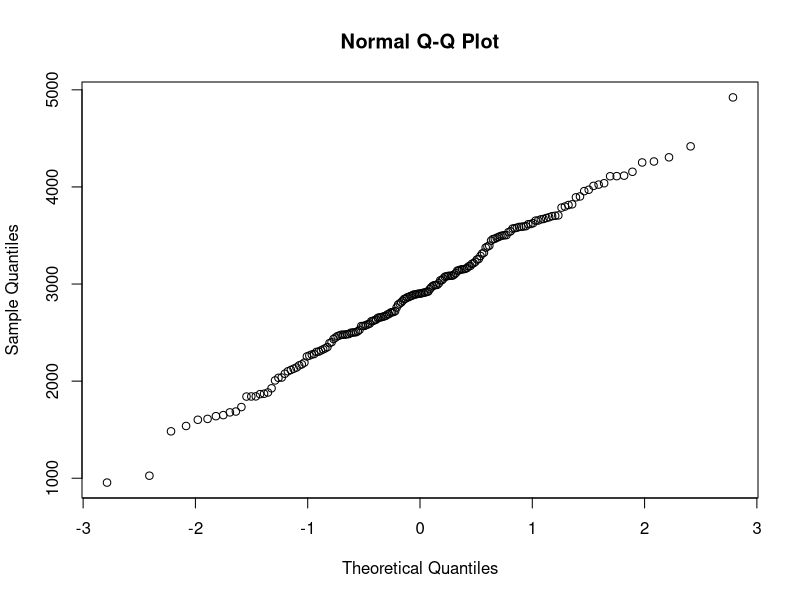
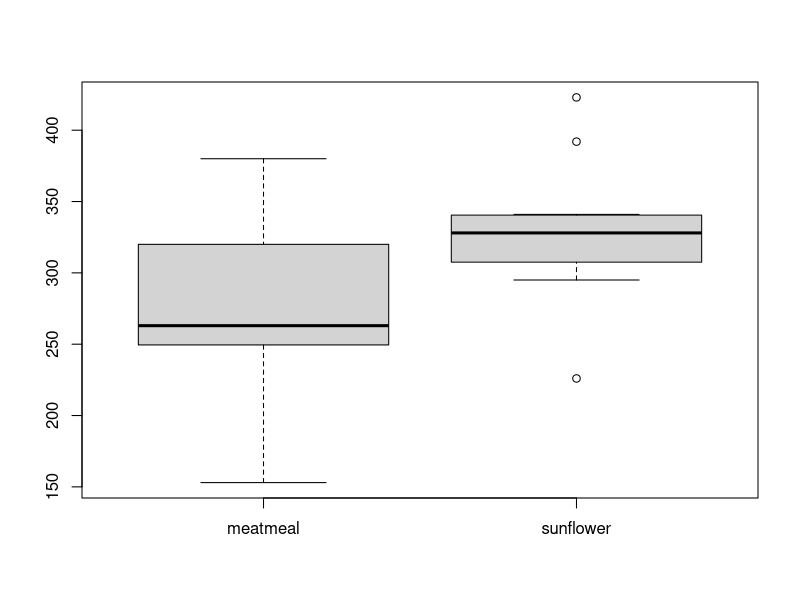
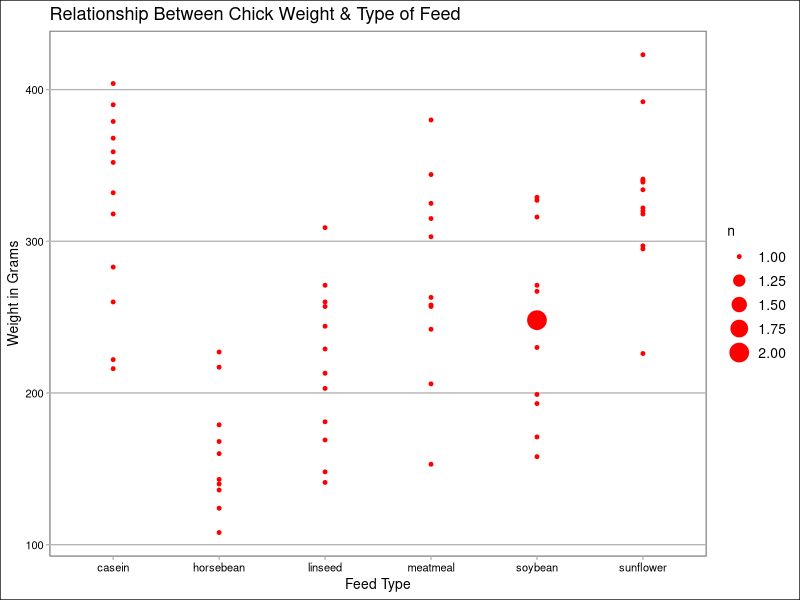
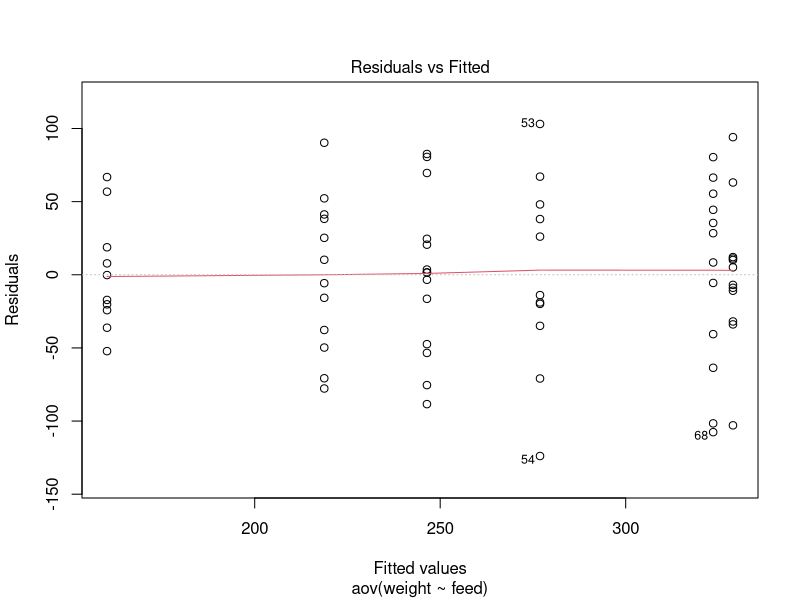
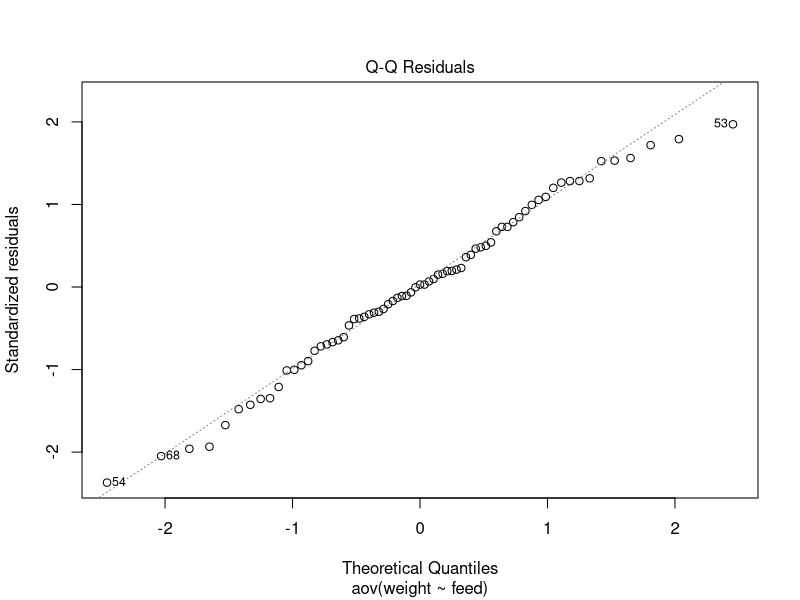
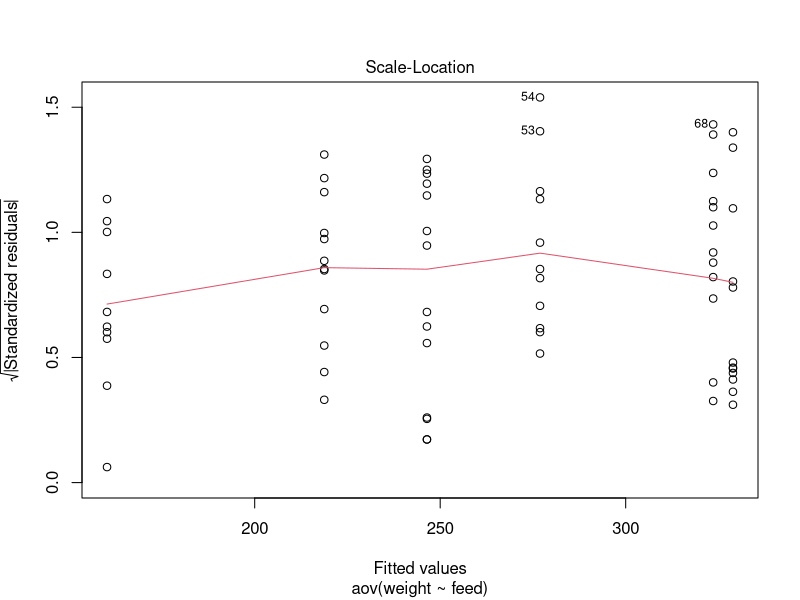
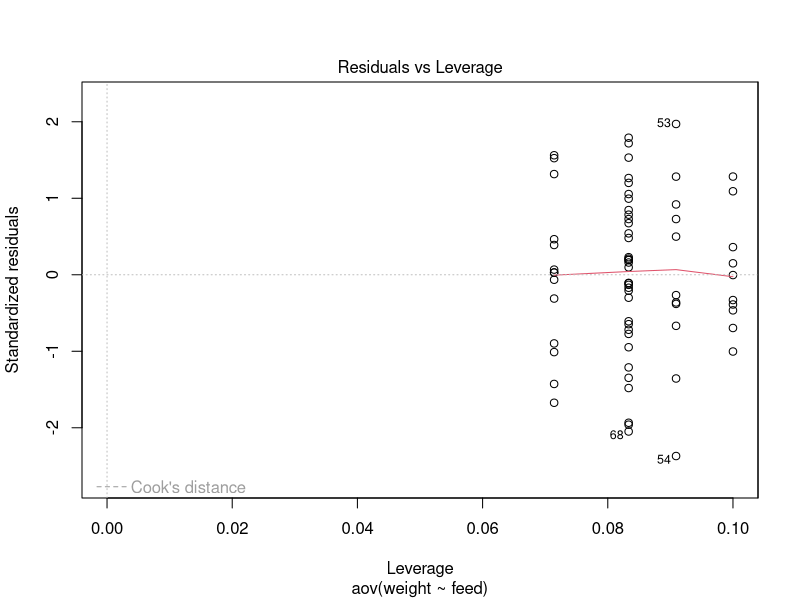

Recreate these plots in R, in order.
## ---- chunk 1
knitr::opts_chunk$set(echo = TRUE)
## ---- chunk 2
data = read.table(file="birthweight.txt", header=TRUE)
qqnorm(data$birthweight)
data_mean = mean(data$birthweight)
error = qt(0.95, df=length(data$birthweight)) * sd(data$birthweight) / sqrt(length(data$birthweight))
upper_bound = data_mean + error
lower_bound = data_mean - error
## ---- chunk 3
t.test(data$birthweight, conf.level=0.9)
## ---- chunk 4
t.test(data$birthweight, mu=2800, alternative="greater")
## ---- chunk 5
data("chickwts")
meatmeal = chickwts$weight[chickwts$feed == "meatmeal"]
sunflower = chickwts$weight[chickwts$feed == "sunflower"]
boxplot(meatmeal, sunflower, names=c("meatmeal", "sunflower"))
## ---- chunk 6
t.test(meatmeal, sunflower, paired=FALSE)
## ---- chunk 7
wilcox.test(meatmeal, sunflower)
## ---- chunk 8
ks.test(meatmeal,sunflower)
## ---- chunk 9
chickaov=lm(weight ~ feed, data=chickwts)
anova(chickaov)
## ---- chunk 10
library(ggplot2)
library(ggthemes)
library(dplyr)
cdata = tbl_df(chickwts)
cdata.wt.feed = cdata %>%
  ggplot(aes(x=feed, y=weight)) +
  geom_count(color="red") +
  labs(title="Relationship Between Chick Weight & Type of Feed",
       x="Feed Type", y="Weight in Grams") + 
  theme_calc()
cdata.wt.feed
## ---- chunk 11
caov = aov(weight~feed, data=chickwts)
plot(caov)
## ---- chunk 12
summary(caov)
## ---- chunk 13
kruskal.test(weight ~ feed, data=chickwts) 
